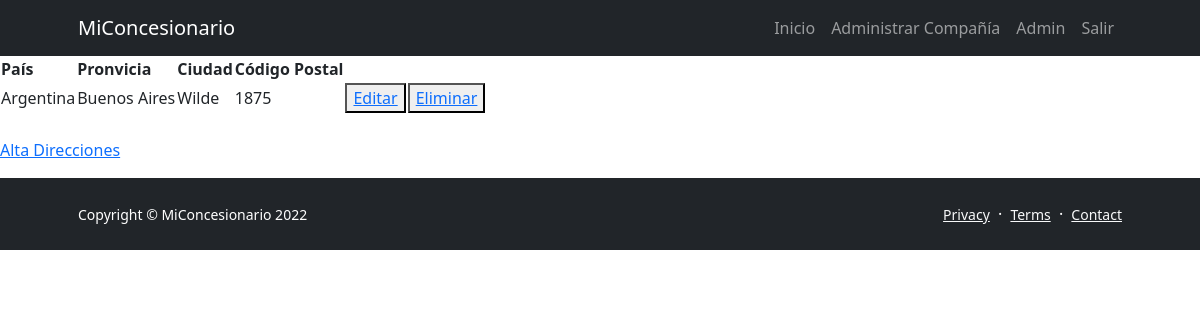
Screenshot of /ManageCompany/direccion_listar/ (signed in) with the database file from the repository.
### ManageCompany/models.py (models this page shows)
class Direccion(models.Model):
    pais=models.CharField('pais',max_length=50)
    provincia=models.CharField('provincia',max_length=50)
    ciudad=models.CharField('ciudad',max_length=50)
    codigo_postal=models.IntegerField()

### ManageCompany/views.py (the view)
# urls.py: path('direccion_listar/',views.direccion_listar, name="Ver Direcciones"),
def direccion_listar(request):
    direcciones = Direccion.objects.all()
    contexto = {"direcciones":direcciones}
    return render(request,"ManageCompany/direccion_listar.html",contexto)

### templates/managecompany/direccion_listar.html (shortened to what this page needs)
{% extends 'base.html' %}
{% block content %}
    <table>
        <tr>
            <th>País</th>
            <th>Pronvicia</th>
            <th>Ciudad</th>
            <th>Código Postal</th>
        </tr>
        {% for d in direcciones %}
            <tr>
                <td>{{d.pais}}</td>
                <td>{{d.provincia}}</td>
                <td>{{d.ciudad}}</td>
                <td>{{d.codigo_postal}}</td>
                <td><button><a href="{% url 'Editar Dirección' d.id %}">Editar</a></button></td>
                <td><button><a href="{% url 'Eliminar Dirección' d.id %}">Eliminar</a></button></td>
            </tr>
        {% endfor %}
    </table>
    <br>
    <p><a href="{% url 'Alta de Dirección' %}">Alta Direcciones</a></p>
{% endblock %}

### rows the page displays
Direccion: pais "Argentina", provincia "Buenos Aires", ciudad "Wilde", codigo_postal "1875"
